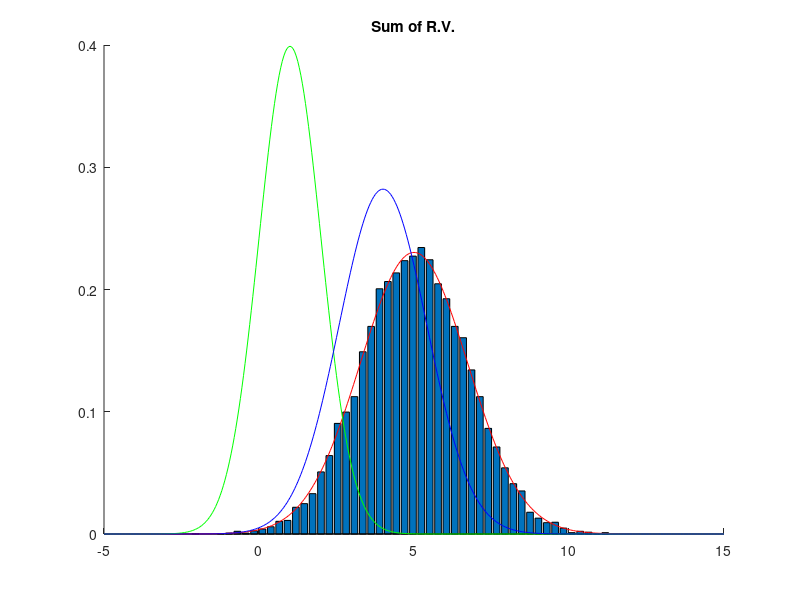
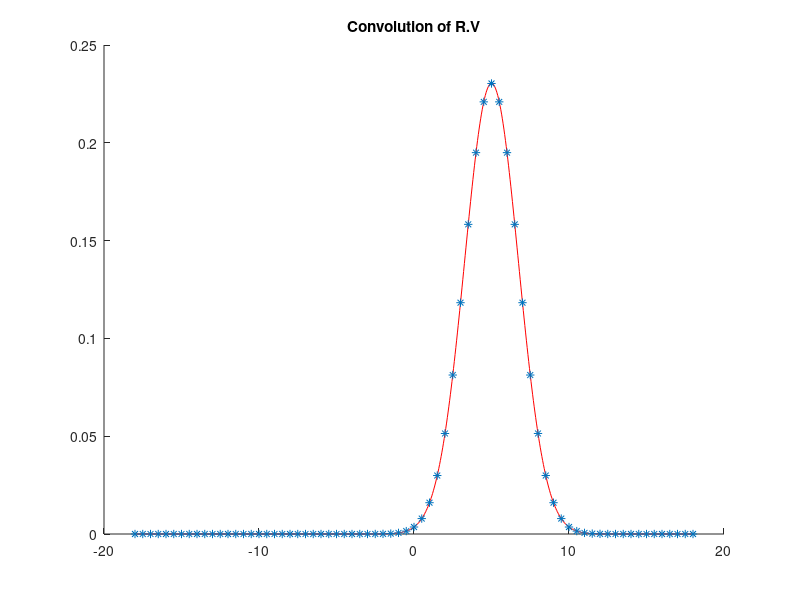

Write MATLAB code to recreate these figures, in order.
clear all
close all
figure
mu=1; sigma=1;
n_sample=1000;
sample1 = randn(n_sample,10)*sigma+mu;
mu=4; sigma=sqrt(2);
sample2 = randn(n_sample,10)*sigma+mu;
sample3 = sample1 + sample2;
hold on
[N,b]=hist(sample3,50);
bar(b,N/trapz(b,N));
x=-5:0.05:15;
%normpdf is a native funtion on Matlab with calcules the pdf
%of a normal distribution in x with a mean and a typical deviation
plot(x,normpdf(x,5,sqrt(3)),'red');
plot(x,normpdf(x,1,1),'green');
plot(x,normpdf(x,4,sqrt(2)),'blue');
title('Sum of R.V.');
hold off


figure
mn=-18; mx=18; st=0.05;
x=mn:st:mx;
con = conv(normpdf(x,1,1),normpdf(x,4,sqrt(2)),'same')*st;
%We multiply here with the step to normalize the results
hold on
plot(x,con,'red');
plot(mn:0.5:mx,normpdf(mn:0.5:mx,5,sqrt(3)),'*');
title('Convolution of R.V');
hold off
